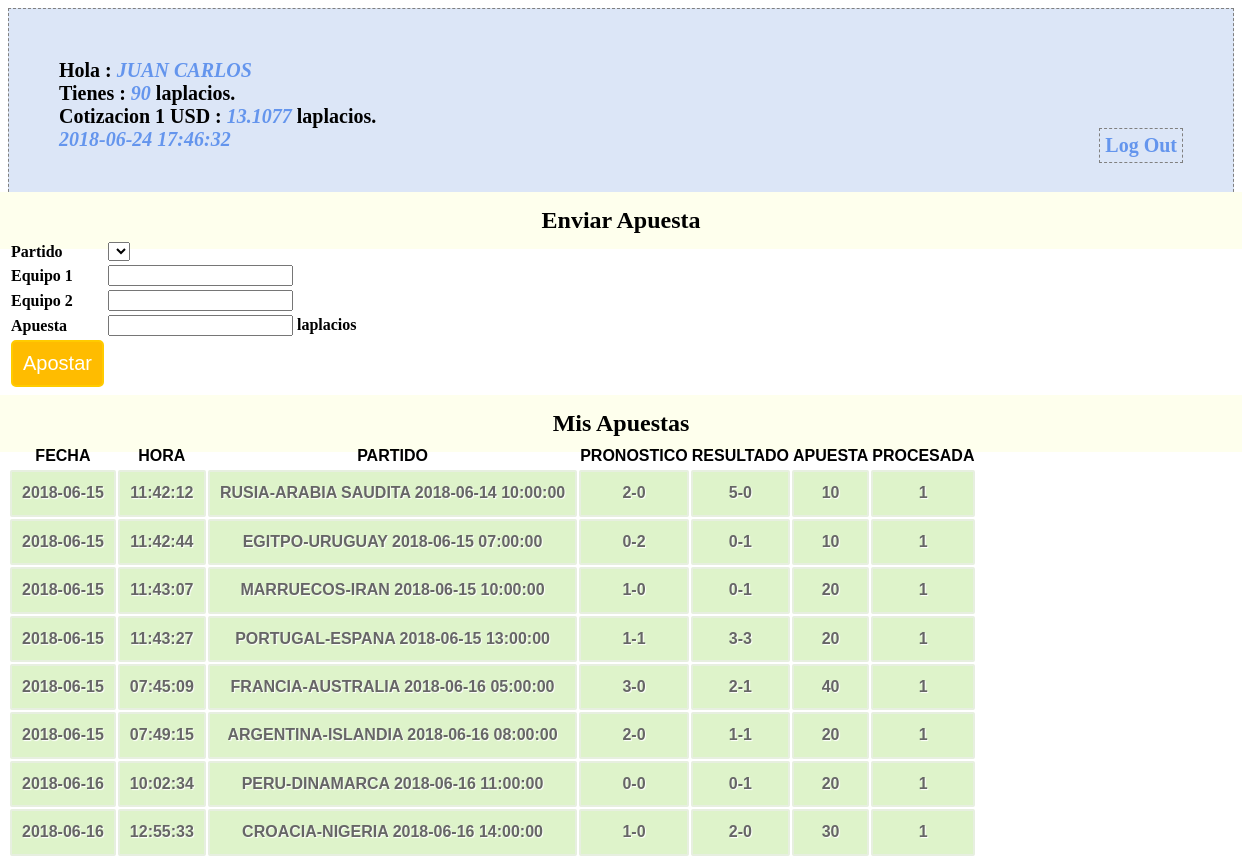
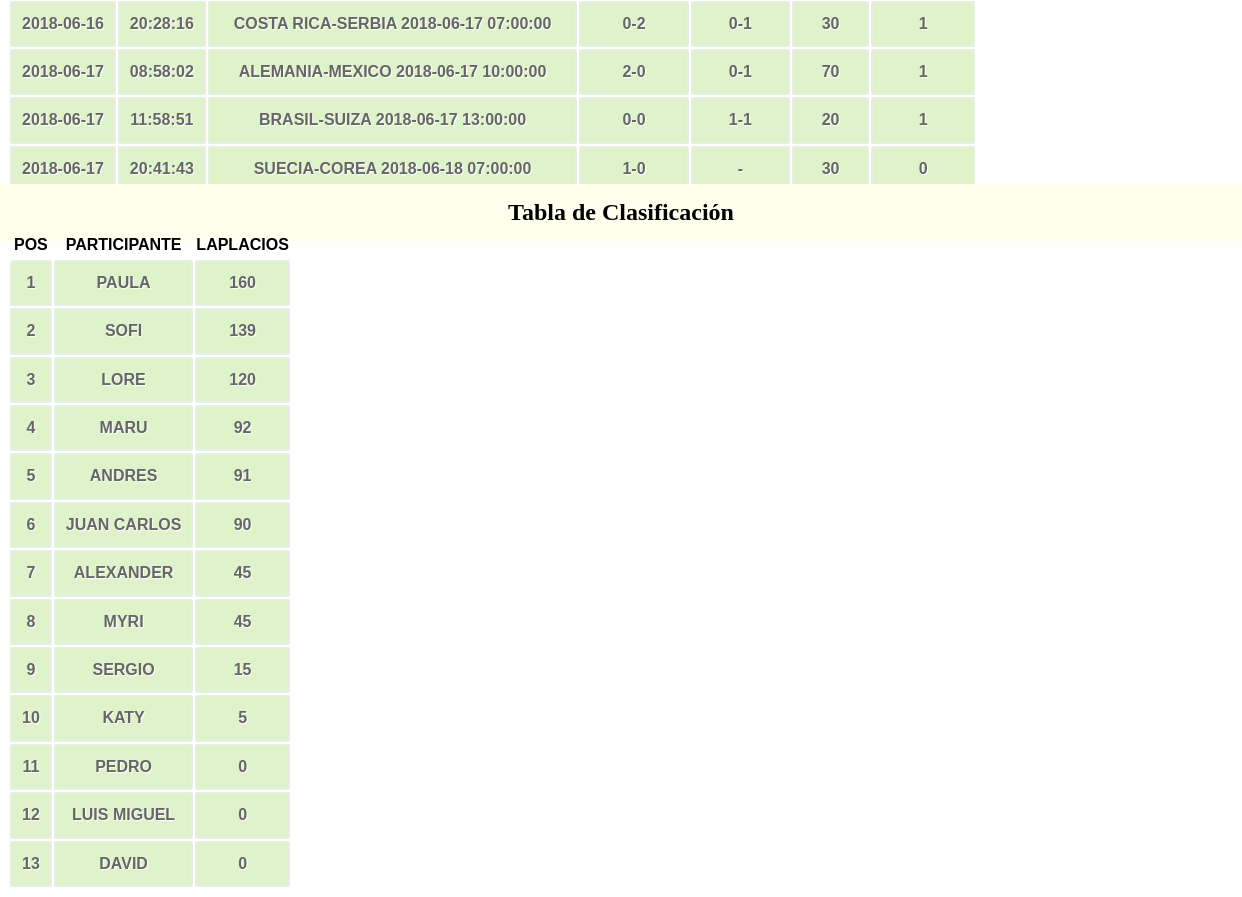
/profile.php (signed in), run on the app's committed database (2 pictures, top to bottom).
### tables this page shows
CREATE TABLE `participantes` (
  `id_participante` bigint(20) unsigned NOT NULL AUTO_INCREMENT COMMENT 'id participante',
  `nombre` varchar(60) NOT NULL COMMENT 'nombre participante',
  `saldo` int(11) NOT NULL COMMENT 'valor del saldo',
  `passwd` varchar(10) NOT NULL,
  PRIMARY KEY (`id_participante`),
  UNIQUE KEY `id_participante` (`id_participante`)
);

CREATE TABLE `banco_central_laplacio` (
  `total_laplacios` int(11) NOT NULL,
  `total_dolares` int(11) NOT NULL,
  `reserva` int(11) NOT NULL,
  `impresos` int(11) NOT NULL,
  `cotizacion` float NOT NULL
);

CREATE TABLE `apuestas` (
  `id_apuesta` bigint(20) unsigned NOT NULL AUTO_INCREMENT,
  `id_participante` bigint(20) NOT NULL,
  `id_partido` bigint(20) NOT NULL,
  `apuesta_equipo_1` int(11) NOT NULL,
  `apuesta_equipo_2` int(11) NOT NULL,
  `apuesta_valor` int(11) NOT NULL,
  `apuesta_fecha` date NOT NULL,
  `apuesta_hora` time NOT NULL,
  `procesada` tinyint(1) DEFAULT NULL,
  PRIMARY KEY (`id_apuesta`),
  UNIQUE KEY `id_apuesta` (`id_apuesta`)
);

CREATE TABLE `partidos` (
  `id_partido` bigint(20) unsigned NOT NULL AUTO_INCREMENT,
  `equipo_1` varchar(50) NOT NULL,
  `equipo_2` varchar(50) NOT NULL,
  `fecha` date NOT NULL,
  `hora` time NOT NULL,
  `resultado_equipo_1` int(11) DEFAULT NULL,
  `resultado_equipo_2` int(11) DEFAULT NULL,
  `revisado` tinyint(1) DEFAULT NULL,
  PRIMARY KEY (`id_partido`),
  UNIQUE KEY `id_partido` (`id_partido`)
);

### conn.php (called while the page is built, shortened)
<?php
$connection = mysql_connect("localhost", "laplacios2018", "");
$user_check=$_SESSION['login_user'];
$ses_sql=mysql_query("select id_participante,nombre,saldo from participantes where nombre='$user_check'", $connection);
$row = mysql_fetch_assoc($ses_sql);
$login_session =$row['nombre'];
$login_id = $row['id_participante'];
$login_saldo = $row['saldo'];
?>

### session.php (called while the page is built, shortened)
<?php
require_once('conn.php');
$current_date = date('Y-m-d');
$current_time = date('H:i:s');
$bets_query=mysql_query("select * from apuestas where id_participante='$login_id'");
$leader_query= mysql_query("select nombre,saldo from participantes order by saldo desc");
$total_banco_prev_query = mysql_query("SELECT * FROM banco_central_laplacio WHERE 1");
$total_banco_prev_row = mysql_fetch_array($total_banco_prev_query);
?>

### profile.php (the view, shortened to what this page needs)
<?php
include('session.php');
?>
<!DOCTYPE html>
<html>
<head>
<link href="style.css" rel="stylesheet" type="text/css">
</head>
<body>
<div id="profile">
<b id="welcome">Hola : <i><?php echo $login_session;?></i></b><br/>
<b>Tienes : <i><?php echo $login_saldo;?></i> laplacios.</b><br/>
<b>Cotizacion 1 USD : <i><?php echo $total_banco_prev_row[4];?></i> laplacios.</b><br/>
<b><i><?php echo $current_date.' '.$current_time; ?></i>
<b id="logout"><a href="logout.php">Log Out</a></b>
</div>
<div>
  <h2>Enviar Apuesta</h2>
  <form id="form" name="form" method="post" action="">
  <table>
    <tr>
      <td>Partido</td>
      <td>
        <select name="id_partido">
          <?php
          echo "</select>";
          ?>
      </td>
    </tr>
    <tr>
      <td>Equipo 1</td>
      <td><input id="number" min="0" step="1" type="number" name="apuesta_equipo_1" /></td>
    </tr>
    <tr>
      <td>Equipo 2</td>
      <td><input id="number" min="0" step="1" type="number" name="apuesta_equipo_2" /></td>
    </tr>
    <tr>
      <td>Apuesta</td>
      <td><input id="number" min="0" step="1" type="number" name="apuesta_valor" /> laplacios</td>
    </tr>
    <tr>
      <td><input type="submit" name="submit" id="submit" value="Apostar" /></td>
    </tr>
  </table>
  </form>
</div>
<div class="">
  <h2>Mis Apuestas</h2>
  <table class="table1">
    <thead>
      <tr>
        <th>FECHA</th>
        <th>HORA</th>
        <th>PARTIDO</th>
        <th>PRONOSTICO</th>
        <th>RESULTADO</th>
        <th>APUESTA</th>
        <th>PROCESADA</th>
      </tr>
    </thead>
    <tbody>
    <?php
      while($bet = mysql_fetch_array($bets_query)){
        $g_query = mysql_query("select * from partidos where id_partido='$bet[2]'");
        $g_row = mysql_fetch_array($g_query);
        $match = $g_row[1].'-'.$g_row[2].' '.$g_row[3].' '.$g_row[4];
        $pron = $bet[3].'-'.$bet[4];
        $resultado = $g_row[5].'-'.$g_row[6];
        echo '<tr><td>'.$bet[6].'</td>'.'<td>'.$bet[7].'</td>'.'<td>'.$match.'</td>'.'<td>'.$pron.'</td><td>'.$resultado.'</td><td>'.$bet[5].'</td><td>'.$bet[8].'</td></tr>';
      }
    ?>
    </tbody>
  </table>
</div>
<div class="">
  <h2>Tabla de Clasificación</h2>
  <table class="table1">
    <thead>
      <tr>
        <th>POS</th>
        <th>PARTICIPANTE</th>
        <th>LAPLACIOS</th>
      </tr>
    </thead>
    <tbody>
      <?php
      $indice=1;
      while ($participant = mysql_fetch_array($leader_query)){
        echo '<tr><td>'.$indice.'</td><td>'.$participant[0].'</td><td>'.$participant[1].'</td></tr>';
        $indice = $indice+1;
      }
      ?>
    </tbody>
  </table>
</div>
</body>

### style.css (style rules this page uses)
h2 { background-color:#FEFFED; text-align:center; border-radius:10px 10px 0 0; margin:-10px -40px; padding:15px }
input[type=submit] { width:100%; background-color:#FFBC00; color:#fff; border:2px solid #FFCB00; padding:10px; font-size:20px; cursor:pointer; border-radius:5px; margin-bottom:15px }
#profile { padding:50px; border:1px dashed grey; font-size:20px; background-color:#DCE6F7 }
#logout { float:right; padding:5px; border:dashed 1px gray }
a { text-decoration:none; color:#6495ed }
i { color:#6495ed }
table.table1 { font-family: "Trebuchet MS", sans-serif; font-size: 16px; font-weight: bold; line-height: 1.4em; font-style: normal; border-collapse:separate; }
.table1 tbody td { padding:10px; text-align:center; background-color:#DEF3CA; border: 2px solid #E7EFE0; -moz-border-radius:2px; -webkit-border-radius:2px; border-radius:2px; color:#666; text-shadow:1px 1px 1px #fff; }

### data on the page
participantes: nombre "JUAN CARLOS", saldo "90"
banco_central_laplacio: cotizacion "13.1077"
apuestas: apuesta_fecha "2018-06-15", apuesta_hora "11:42:12", id_partido.hora "RUSIA-ARABIA SAUDITA 2018-06-14 10:00:00", pron "2-0", id_partido.resultado_equipo_2 "5-0", apuesta_valor "10", procesada "1"
apuestas: apuesta_fecha "2018-06-15", apuesta_hora "11:42:44", id_partido.hora "EGITPO-URUGUAY 2018-06-15 07:00:00", pron "0-2", id_partido.resultado_equipo_2 "0-1", apuesta_valor "10", procesada "1"
apuestas: apuesta_fecha "2018-06-15", apuesta_hora "11:43:07", id_partido.hora "MARRUECOS-IRAN 2018-06-15 10:00:00", pron "1-0", id_partido.resultado_equipo_2 "0-1", apuesta_valor "20", procesada "1"
apuestas: apuesta_fecha "2018-06-15", apuesta_hora "11:43:27", id_partido.hora "PORTUGAL-ESPANA 2018-06-15 13:00:00", pron "1-1", id_partido.resultado_equipo_2 "3-3", apuesta_valor "20", procesada "1"
apuestas: apuesta_fecha "2018-06-15", apuesta_hora "07:45:09", id_partido.hora "FRANCIA-AUSTRALIA 2018-06-16 05:00:00", pron "3-0", id_partido.resultado_equipo_2 "2-1", apuesta_valor "40", procesada "1"
apuestas: apuesta_fecha "2018-06-15", apuesta_hora "07:49:15", id_partido.hora "ARGENTINA-ISLANDIA 2018-06-16 08:00:00", pron "2-0", id_partido.resultado_equipo_2 "1-1", apuesta_valor "20", procesada "1"
apuestas: apuesta_fecha "2018-06-16", apuesta_hora "10:02:34", id_partido.hora "PERU-DINAMARCA 2018-06-16 11:00:00", pron "0-0", id_partido.resultado_equipo_2 "0-1", apuesta_valor "20", procesada "1"
apuestas: apuesta_fecha "2018-06-16", apuesta_hora "12:55:33", id_partido.hora "CROACIA-NIGERIA 2018-06-16 14:00:00", pron "1-0", id_partido.resultado_equipo_2 "2-0", apuesta_valor "30", procesada "1"
apuestas: apuesta_fecha "2018-06-16", apuesta_hora "20:28:16", id_partido.hora "COSTA RICA-SERBIA 2018-06-17 07:00:00", pron "0-2", id_partido.resultado_equipo_2 "0-1", apuesta_valor "30", procesada "1"
apuestas: apuesta_fecha "2018-06-17", apuesta_hora "08:58:02", id_partido.hora "ALEMANIA-MEXICO 2018-06-17 10:00:00", pron "2-0", id_partido.resultado_equipo_2 "0-1", apuesta_valor "70", procesada "1"
apuestas: apuesta_fecha "2018-06-17", apuesta_hora "11:58:51", id_partido.hora "BRASIL-SUIZA 2018-06-17 13:00:00", pron "0-0", id_partido.resultado_equipo_2 "1-1", apuesta_valor "20", procesada "1"
apuestas: apuesta_fecha "2018-06-17", apuesta_hora "20:41:43", id_partido.hora "SUECIA-COREA 2018-06-18 07:00:00", pron "1-0", id_partido.resultado_equipo_2 "-", apuesta_valor "30", procesada "0"
participantes: nombre "PAULA", saldo "160"
participantes: nombre "SOFI", saldo "139"
participantes: nombre "LORE", saldo "120"
participantes: nombre "MARU", saldo "92"
participantes: nombre "ANDRES", saldo "91"
participantes: nombre "ALEXANDER", saldo "45"
participantes: nombre "MYRI", saldo "45"
participantes: nombre "SERGIO", saldo "15"
participantes: nombre "KATY", saldo "5"
participantes: nombre "PEDRO", saldo "0"
participantes: nombre "LUIS MIGUEL", saldo "0"
participantes: nombre "DAVID", saldo "0"

### other printed values
$current_date "2018-06-24"
$current_time "17:46:32"
